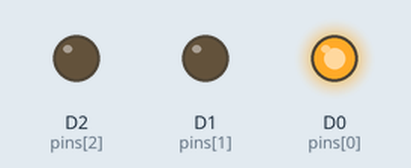
The sketch below on a simulated ESP8266 (NodeMCU). Shown: output pins drawn as LEDs (lit = HIGH).

Above: at 0.02 s.
At 1.22 s:
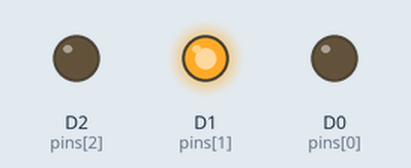
At 2.9 s:
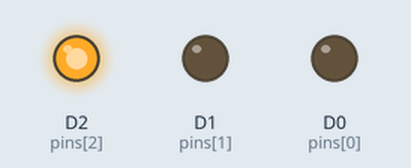
Timing chart, 0 to 3.2 s (numbered marks = the images above):
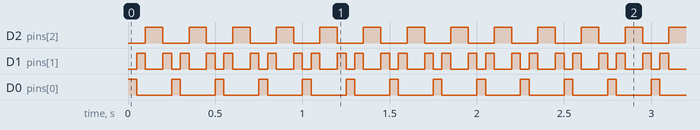

The sketch:

sketch_nov21a.ino
```cpp
/*Modified by

 * Technical Team,REES52

 */

int pinsCount=3;                        // declaring the integer variable pinsCount
int pins[] = {D0,D1,D2};          // declaring the array pins[]

void setup() {
  for (int i=0; i<pinsCount; i=i+1){    // counting the variable i from 0 to 9
    pinMode(pins[i], OUTPUT);            // initialising the pin at index i of the array of pins as OUTPUT
  }
}

void loop() {
  for (int i=0; i<pinsCount; i=i+1){    // chasing right
    digitalWrite(pins[i], HIGH);         // switching the LED at index i on
    delay(50);                          // stopping the program for 100 milliseconds
    digitalWrite(pins[i], LOW);          // switching the LED at index i off
  }
  for (int i=pinsCount-1; i>0; i=i-1){   // chasing left (except the outer leds)
    digitalWrite(pins[i], HIGH);         // switching the LED at index i on
    delay(50);                          // stopping the program for 100 milliseconds
    digitalWrite(pins[i], LOW);          // switching the LED at index i off
  }
}
```

Measured:
- by itself, D2 (pins[2]): alternates HIGH for 0.10 s and LOW for 0.15 s
- by itself, D1 (pins[1]): alternates HIGH for 0.05 s and LOW for 0.10 s
- by itself, D0 (pins[0]): alternates HIGH for 0.05 s and LOW for 0.20 s
